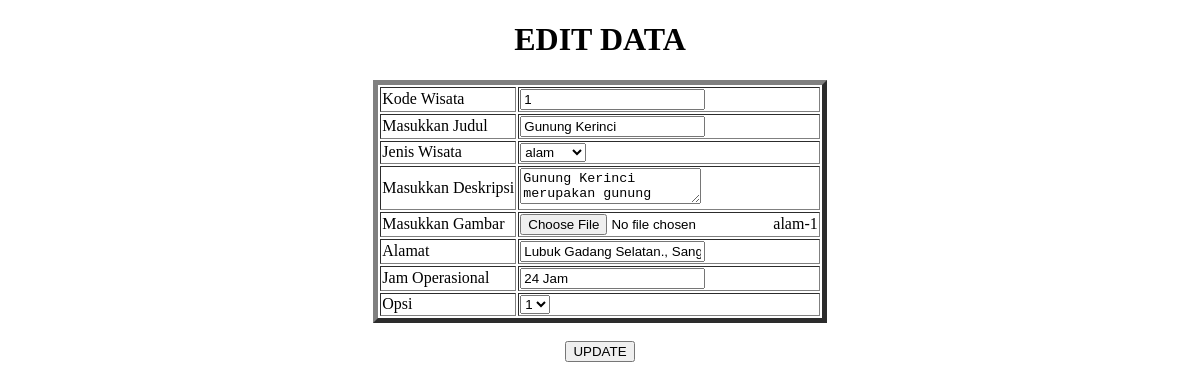
The page /admin/edit.php?kode_wisata=1 (signed in) on the database as committed earlier.
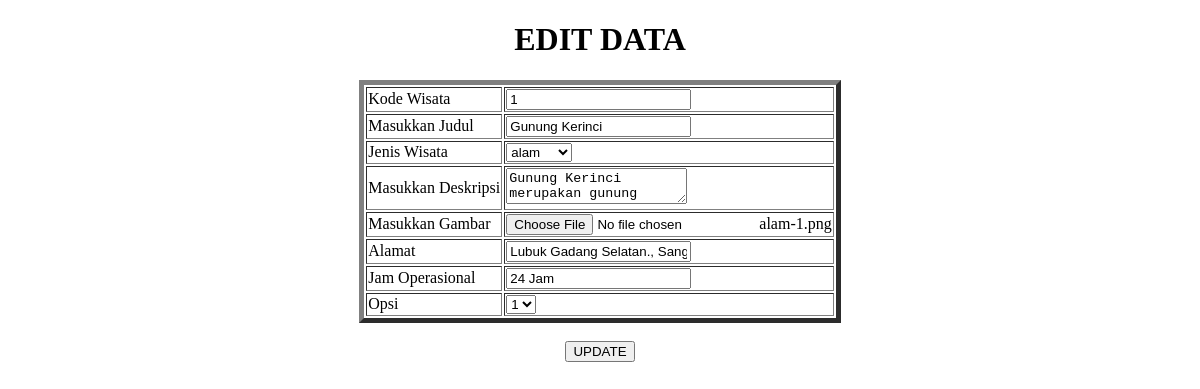
The same page on the database as committed later.
### tables this page shows
CREATE TABLE `objek_wisata` (
  `kode_wisata` int(5) NOT NULL,
  `id_user` int(5) NOT NULL,
  `judul` varchar(100) NOT NULL,
  `jenis_pariwisata` varchar(100) NOT NULL,
  `deskripsi` text NOT NULL,
  `gambar` varchar(255) NOT NULL,
  `alamat` varchar(100) NOT NULL,
  `jam_operasional` varchar(50) NOT NULL,
  `status` int(5) NOT NULL
);

### admin/edit.php (the view, shortened to what this page needs)
<!DOCTYPE html>
<html>
<head>
</head>
<body>
<?php
include "koneksi.php";
$sql=mysqli_query($koneksi,"SELECT * FROM objek_wisata WHERE kode_wisata='".$_GET['kode_wisata']."' ");
$r=mysqli_fetch_array($sql);
?>
<center>
         <h1>EDIT DATA</h1>
        <form action="" method="POST" enctype="multipart/form-data">
              <table border="5">
            <td>Kode Wisata</td>
            <td><input type="text" name="kode_wisata" value="<?php echo $r['kode_wisata']; ?>" required></td>
        <tr>
            <td>Masukkan Judul</td>
            <td><input type="text" name="judul" required="" value="<?php echo $r['judul']; ?> "></td>
        </tr>
        <tr>
            <td>Jenis Wisata</td>
            <td>
                <select name="jenis_pariwisata">
                    <option value="<?php echo $r['jenis_pariwisata']; ?> "><?php echo $r['jenis_pariwisata']; ?></option>
              </select>
          </td>
      </tr>
      <tr>
       <td>Masukkan Deskripsi</td>
       <td><textarea class="ckeditor" id="" name="deskripsi" ><?php echo $r['deskripsi']; ?></textarea></td>
   </tr>
   <tr>
      <td>Masukkan Gambar</td>
      <td><input type="file" name="gambar" ><?php echo $r['gambar']; ?></td>
  </tr>
<tr>
    <td>Alamat</td>
    <td><input type="text" name="alamat" required="" value="<?php echo $r['alamat']; ?>"></td>
</tr>
<tr>
    <td>Jam Operasional</td>
    <td><input type="text" name="jam_operasional" required="" value="<?php echo $r['jam_operasional']; ?>"></td>
</tr>
<tr>
  <td>Opsi</td>
  <td>
    <select name="status">
        <option value="<?php echo $r['status']; ?>"> <?php echo $r['status']; ?> </option>
  </select>
</td>
              </table>
              <br><input type="submit" name="update" value="UPDATE">
         </form>
</center>

Rows that differ between the two databases and show on the page:
changed objek_wisata "Gunung Kerinci": gambar "alam-1" → "alam-1.png"
